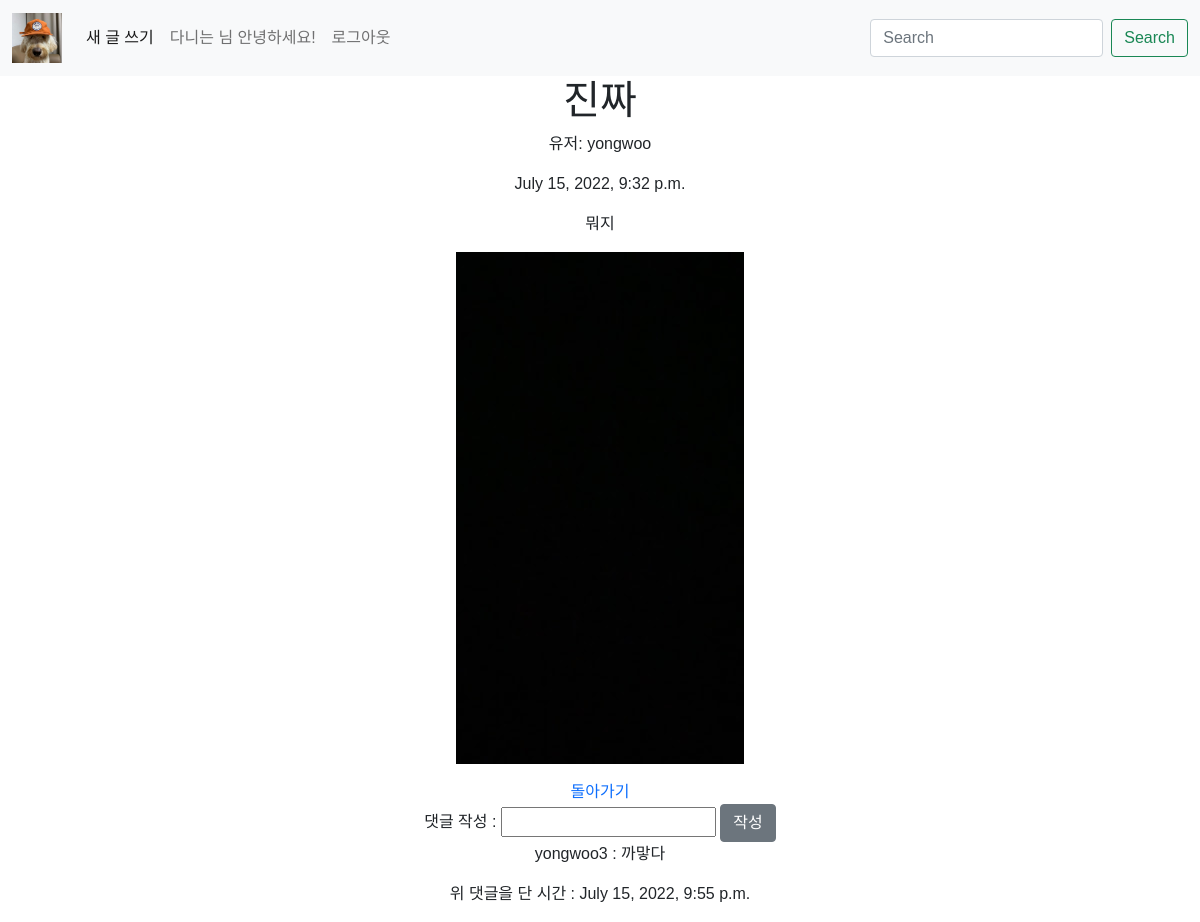
/blog/8 (signed in), run on the app's committed database.
### blog/models.py (models this page shows, shortened)
class Blog(models.Model):
    user = models.ForeignKey(CustomUser, null = True, on_delete=models.CASCADE)
    title = models.CharField(max_length=200)
    writer = models.CharField(max_length=10)
    pub_date = models.DateTimeField()
    body = models.TextField()
    image = models.ImageField(upload_to="blog/", blank=True, null=True)

class Comment(models.Model):
    blog = models.ForeignKey(Blog, null = True, on_delete=models.CASCADE, related_name="comments")
    comment_user = models.ForeignKey(CustomUser, null=True, on_delete=models.CASCADE)
    comment_body = models.CharField(max_length=200)
    comment_date = models.DateTimeField()
    class Meta:
        ordering = ['comment_date']

### account/models.py (models this page shows)
class CustomUser(AbstractUser):
    nickname = models.CharField(max_length=100)
    university = models.CharField(max_length = 50)

### blog/views.py (the view)
# urls.py: path('<int:id>', views.detail, name='detail'),
def detail(request, id):
    blog = get_object_or_404(Blog, pk = id)
    return render(request, 'detail.html', {'blog' : blog})

### blog/templates/detail.html (shortened to what this page needs)
{% extends 'base.html' %}
{% block content %}
  <body>
    <div class="container" style="text-align: center;">
        <h1>{{ blog.title }}</h1>
        <p>유저: {{blog.user.username}}</p>
        <p>{{ blog.pub_date }}</p>
        <p>{{ blog.body }}</p>
        {% if blog.image %}
        <p><img src="{{blog.image.url}}" alt="" style="text-align: center;"/></p>
        {% endif %}
        <a href="{% url 'home' %}">돌아가기</a>
        <form method="POST" action="/blog/newreply">
          댓글 작성 : <input type="text" name="comment_body" />
          <button type="submit" class="btn btn-secondary">작성</button>
        </form>
        {% for comment in blog.comments.all %}
        <p><span> {{comment.comment_user}} </span> : {{ comment.comment_body }}</p>
        <p>위 댓글을 단 시간 : {{comment.comment_date}}</p>
        {% endfor %}
    </div>
  </body>
{% endblock %}

### modelproject/templates/base.html (style rules this page uses)
body { height: 100%; font-family: 'Noto Sans KR', sans-serif; }
a { text-decoration: none; }

### data on the page
Blog: title "진짜", user.username "yongwoo", pub_date "July 15, 2022, 9:32 p.m.", body "뭐지", image (picture)
Comment: comment_user "yongwoo3", comment_body "까맣다", comment_date "July 15, 2022, 9:55 p.m."
